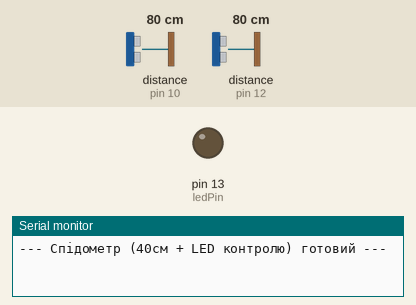
This sketch was run on a simulated Arduino Uno, built with avr-gcc and run on an emulated ATmega328P. On the bench: output pins drawn as LEDs (lit = HIGH), the last lines printed to the serial monitor. Wiring (inferred from the names in the program): ultrasonic range finder: trigger pin 9; echo pin 10. The test bench sets the inputs (shaded band); at power-on: distance to the obstacle (sensors on pin 10, pin 12) 80 cm. The echo pulse lasts 58.3 µs per cm; pins used as bus, display or sensor lines are not drawn.

Above: at 1.2 s.
1.3 s: distance to the obstacle (sensor on pin 10) set to 44 cm
2.8 s: distance to the obstacle (sensor on pin 10) set to 38 cm
At 3.9 s:
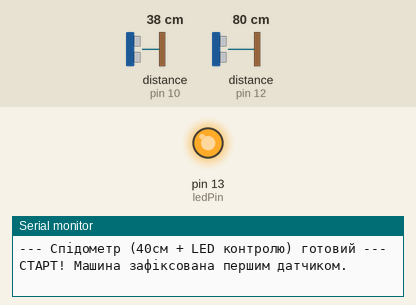
Timing chart, 0 to 5.8 s (numbered marks = the images above; inputs shaded):
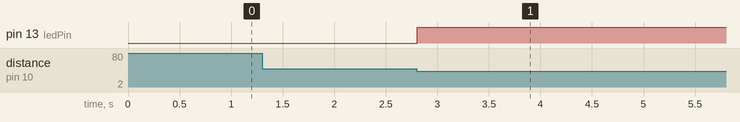

Measured:
- the behaviour switches between 41 and 40 cm on distance to the obstacle (sensor on pin 10) (found by bisection; images 0 and 1)
- after the input at 1.3 s, every drawn part: stays the same
- after the input at 2.8 s, pin 13 (ledPin): LOW → HIGH at once

The sketch:

2_sensor_spedometr.ino
```cpp
// Піни для першого датчика (СТАРТ)
const int trigPin1 = 9;
const int echoPin1 = 10;

// Піни для другого датчика (ФІНІШ)
const int trigPin2 = 11;
const int echoPin2 = 12;

// Контрольний світлодіод фіксації
const int ledPin = 13;

// НАЛАШТУВАННЯ: Відстань між датчиками в сантиметрах
const float distanceBetweenSensors = 15.0;

// ПОПРАВКА 1: Тепер поріг спрацювання 40 см (машинка фіксується, якщо вона ближче ніж 40 см)
const int triggerThreshold = 40;

unsigned long startTime = 0;
unsigned long finishTime = 0;
bool carIsDriving = false;

void setup() {
  pinMode(trigPin1, OUTPUT);
  pinMode(echoPin1, INPUT);
  pinMode(trigPin2, OUTPUT);
  pinMode(echoPin2, INPUT);

  pinMode(ledPin, OUTPUT); // Налаштовуємо світлодіод контролю
  digitalWrite(ledPin, LOW); // Спочатку він вимкнений

  Serial.begin(9600);
  Serial.println("--- Спідометр (40см + LED контролю) готовий ---");
}

void loop() {
  // 1. Очікуємо старт
  if (!carIsDriving) {
    int d1 = getDistance(trigPin1, echoPin1);

    if (d1 > 0 && d1 < triggerThreshold) {
      startTime = millis();
      carIsDriving = true;

      // ПОПРАВКА 2: Вмикаємо світлодіод — фіксація старту успішна!
      digitalWrite(ledPin, HIGH);

      Serial.println("СТАРТ! Машина зафіксована першим датчиком.");
      delay(200); // Захист від повторного зчитування
    }
  }
  // 2. Очікуємо фініш
  else {
    int d2 = getDistance(trigPin2, echoPin2);

    if (d2 > 0 && d2 < triggerThreshold) {
      finishTime = millis();

      // ПОПРАВКА 2: Вимикаємо світлодіод — фіксація фінішу успішна!
      digitalWrite(ledPin, LOW);

      unsigned long timeTaken = finishTime - startTime;

      float timeInSeconds = timeTaken / 1000.0;
      float speedCmPerSec = distanceBetweenSensors / timeInSeconds;
      float speedKmPerHour = speedCmPerSec * 0.036;

      Serial.println("ФІНІШ! Машина пройшла дистанцію.");
      Serial.print("Час: ");
      Serial.print(timeInSeconds, 3);
      Serial.println(" сек");

      Serial.print("Швидкість: ");
      Serial.print(speedCmPerSec, 1);
      Serial.print(" см/с  |  ");
      Serial.print(speedKmPerHour, 2);
      Serial.println(" км/год");
      Serial.println("------------------------------------");

      carIsDriving = false;
      delay(2000); // Пауза, щоб машина встигла проїхати ворота
    }
  }

  delay(30);
}

// Функція зчитування відстані
int getDistance(int trig, int echo) {
  digitalWrite(trig, LOW);
  delayMicroseconds(2);
  digitalWrite(trig, HIGH);
  delayMicroseconds(10);
  digitalWrite(trig, LOW);

  // Збільшили таймаут до 30мс, бо відстань тепер до 40 см і звук летить трохи довше
  long duration = pulseIn(echo, HIGH, 30000);
  int distance = duration * 0.034 / 2;
  return distance;
}
```
